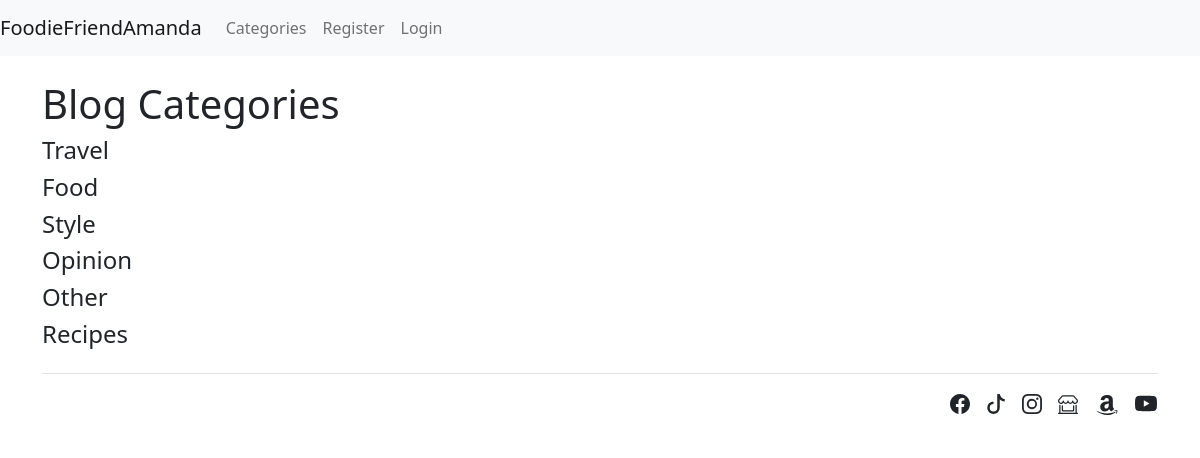
The page /category-list/ on the database its author committed.
### playersblog/models.py (models this page shows, shortened)
class Category(models.Model):
    name = models.CharField(max_length=255)
    def __str__(self):
        return self.name.title()  #Added titlecase

### playersblog/views.py (the view)
# urls.py: path('category-list/', CategoryListView, name='category-list'),
def CategoryListView(request):
    cat_menu_list = Category.objects.all()
    return render(request, 'category_list.html', {'cat_menu_list': cat_menu_list})

### playersblog/templates/category_list.html (shortened to what this page needs)
{% extends 'base.html' %}
{% block content %}
    <h1> Blog Categories </h1>
        {% for item in cat_menu_list %}
            <h4><a class="dropdown-item" href="{% url 'category' item|slugify %}">{{ item }}</a></h4>
        {% endfor %}
{% endblock %}

### rows shown on the page
Category: name "Travel"
Category: name "Food"
Category: name "Style"
Category: name "Opinion"
Category: name "Other"
Category: name "Recipes"
